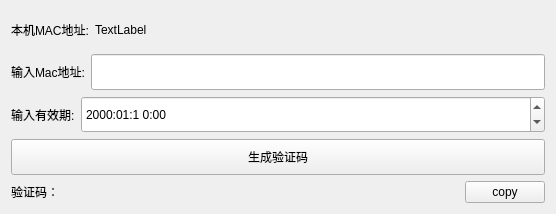
<?xml version="1.0" encoding="UTF-8"?>
<ui version="4.0">
 <class>PDDAuthCodeClass</class>
 <widget class="QWidget" name="PDDAuthCodeClass">
  <property name="geometry">
   <rect>
    <x>0</x>
    <y>0</y>
    <width>556</width>
    <height>214</height>
   </rect>
  </property>
  <property name="windowTitle">
   <string>PDDAuthCode</string>
  </property>
  <layout class="QVBoxLayout" name="verticalLayout">
   <item>
    <layout class="QHBoxLayout" name="horizontalLayout">
     <item>
      <widget class="QLabel" name="label">
       <property name="text">
        <string>本机MAC地址:</string>
       </property>
      </widget>
     </item>
     <item>
      <widget class="QLabel" name="lb_loacl_mac">
       <property name="sizePolicy">
        <sizepolicy hsizetype="Expanding" vsizetype="Preferred">
         <horstretch>0</horstretch>
         <verstretch>0</verstretch>
        </sizepolicy>
       </property>
       <property name="text">
        <string>TextLabel</string>
       </property>
      </widget>
     </item>
    </layout>
   </item>
   <item>
    <layout class="QHBoxLayout" name="horizontalLayout_2">
     <item>
      <widget class="QLabel" name="label_2">
       <property name="text">
        <string>输入Mac地址:</string>
       </property>
      </widget>
     </item>
     <item>
      <widget class="QLineEdit" name="lineEdit">
       <property name="sizePolicy">
        <sizepolicy hsizetype="Expanding" vsizetype="Preferred">
         <horstretch>0</horstretch>
         <verstretch>0</verstretch>
        </sizepolicy>
       </property>
      </widget>
     </item>
    </layout>
   </item>
   <item>
    <layout class="QHBoxLayout" name="horizontalLayout_3">
     <item>
      <widget class="QLabel" name="label_3">
       <property name="sizePolicy">
        <sizepolicy hsizetype="Minimum" vsizetype="Preferred">
         <horstretch>0</horstretch>
         <verstretch>0</verstretch>
        </sizepolicy>
       </property>
       <property name="text">
        <string>输入有效期:</string>
       </property>
      </widget>
     </item>
     <item>
      <widget class="QDateTimeEdit" name="dateTimeEdit">
       <property name="sizePolicy">
        <sizepolicy hsizetype="Expanding" vsizetype="Preferred">
         <horstretch>0</horstretch>
         <verstretch>0</verstretch>
        </sizepolicy>
       </property>
       <property name="dateTime">
        <datetime>
         <hour>0</hour>
         <minute>0</minute>
         <second>4</second>
         <year>2000</year>
         <month>1</month>
         <day>1</day>
        </datetime>
       </property>
       <property name="displayFormat">
        <string>yyyy:MM:d h:mm</string>
       </property>
      </widget>
     </item>
    </layout>
   </item>
   <item>
    <widget class="QPushButton" name="pb_genery">
     <property name="sizePolicy">
      <sizepolicy hsizetype="Minimum" vsizetype="Preferred">
       <horstretch>0</horstretch>
       <verstretch>0</verstretch>
      </sizepolicy>
     </property>
     <property name="text">
      <string>生成验证码</string>
     </property>
    </widget>
   </item>
   <item>
    <layout class="QHBoxLayout" name="horizontalLayout_4">
     <item>
      <widget class="QLabel" name="label_4">
       <property name="text">
        <string>验证码：</string>
       </property>
      </widget>
     </item>
     <item>
      <widget class="QLabel" name="lb_auth_code">
       <property name="sizePolicy">
        <sizepolicy hsizetype="Expanding" vsizetype="Preferred">
         <horstretch>0</horstretch>
         <verstretch>0</verstretch>
        </sizepolicy>
       </property>
       <property name="text">
        <string/>
       </property>
      </widget>
     </item>
     <item>
      <widget class="QPushButton" name="pb_copy">
       <property name="text">
        <string>copy</string>
       </property>
      </widget>
     </item>
    </layout>
   </item>
  </layout>
 </widget>
 <layoutdefault spacing="6" margin="11"/>
 <resources>
  <include location="pdd_auth_code.qrc"/>
 </resources>
 <connections/>
</ui>
